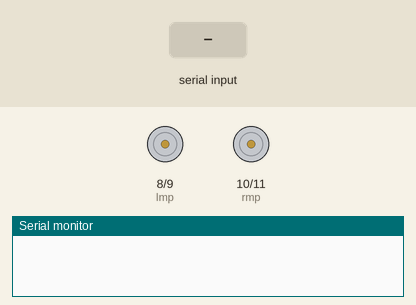
The sketch below on a simulated Arduino Uno, built with avr-gcc and run on an emulated ATmega328P. Shown: motor-driver pin pairs drawn as motors (green arrow = first pin HIGH = forward, orange = second pin HIGH = backward, longer = more drive), the last lines printed to the serial monitor. The test bench sets the inputs (shaded band).

Above: at 1.2 s.
1.3 s: "90,45\n" received over Serial
2.8 s: "30,150\n" received over Serial
4.3 s: "2\n" received over Serial
At 4.7 s:
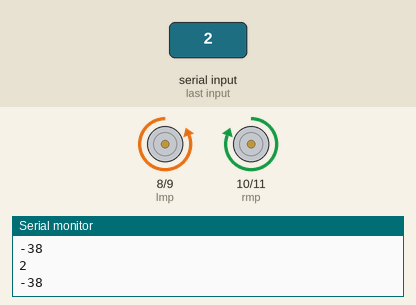
5.8 s: "1\n" received over Serial
At 7.0 s:
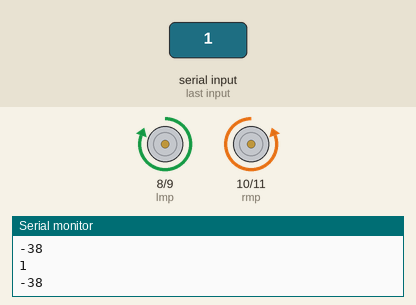
7.3 s: "3\n" received over Serial
At 8.2 s:
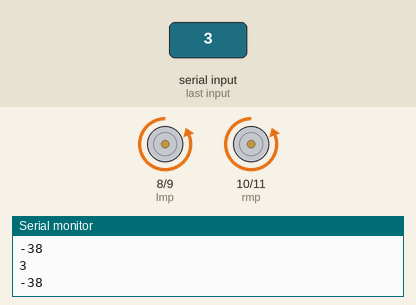
8.8 s: "4\n" received over Serial
At 9.3 s:
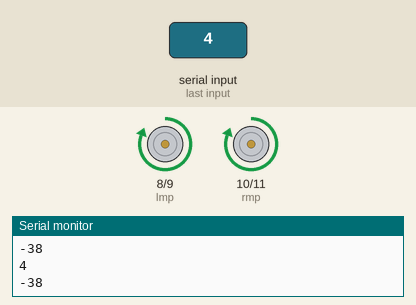
Timing chart, 0 to 11.3 s (numbered marks = the images above; inputs shaded):
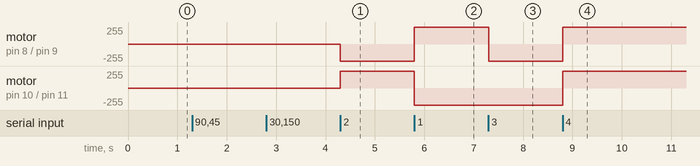

The sketch:

Bluetooth.ino
```cpp
#define lmp 8
#define lmn 9
#define rmp 10
#define rmn 11
int data;
void setup()
{
  // put your setup code here, to run once:
Serial.begin(9600);
  pinMode(lmp,OUTPUT);
  pinMode(lmn,OUTPUT);
  pinMode(rmp,OUTPUT);
  pinMode(rmn,OUTPUT);
}

void loop() {
  // put your main code here, to run repeatedly
   if(Serial.available())
  {
    int data = Serial.read();
    data=data-48;
    Serial.println(data);

  switch(data)
  {
    case 1:forward();
    break;
    case 2:backward();
    break;
    case 3:left();
    break;
    case 4:right();
    break;
    case 5: stops();
    break;


  }
  }


}
 void backward()
  {
  digitalWrite(lmp,LOW);
  digitalWrite(lmn,HIGH);
  digitalWrite(rmn,LOW);
  digitalWrite(rmp,HIGH);
  }
  void stops()
  {
  digitalWrite(lmp,LOW);
  digitalWrite(lmn,LOW);
  digitalWrite(rmn,LOW);
  digitalWrite(rmp,LOW);
  }
void forward()
{
  digitalWrite(lmp,HIGH);
  digitalWrite(lmn,LOW);
  digitalWrite(rmn,HIGH);
  digitalWrite(rmp,LOW);
}

void right()
{
   digitalWrite(lmp,HIGH);
  digitalWrite(lmn,LOW);
   digitalWrite(rmn,LOW);
  digitalWrite(rmp,HIGH);

}

void left()
{
   digitalWrite(lmp,LOW);
  digitalWrite(lmn,HIGH);
  digitalWrite(rmn,HIGH);
  digitalWrite(rmp,LOW);
}
```

Measured:
- after the input at 4.3 s, motor on pin 8 (lmp) / pin 9 (lmn): stopped → backward 255/255 at once; motor on pin 10 (rmp) / pin 11 (rmn): stopped → forward 255/255 at once
- after the input at 5.8 s, motor on pin 8 (lmp) / pin 9 (lmn): backward 255/255 → forward 255/255 at once; motor on pin 10 (rmp) / pin 11 (rmn): forward 255/255 → backward 255/255 at once
- after the input at 7.3 s, motor on pin 8 (lmp) / pin 9 (lmn): forward 255/255 → backward 255/255 at once
- after the input at 8.8 s, motor on pin 8 (lmp) / pin 9 (lmn), motor on pin 10 (rmp) / pin 11 (rmn): backward 255/255 → forward 255/255 at once
